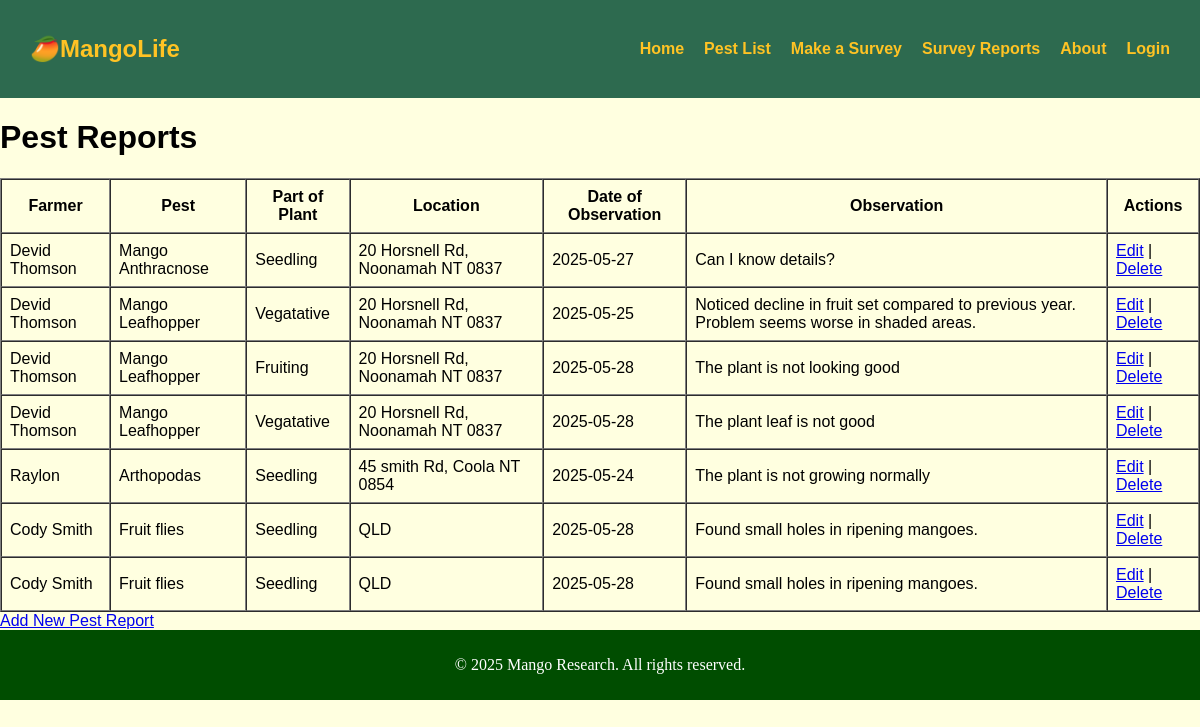
The page /survey_list/ on the database its author committed.
### mango_pests/models.py (models this page shows, shortened)
class PestReport(models.Model):
    farmer = models.ForeignKey(Farmer, on_delete=models.CASCADE, related_name='pest_reports', default=1)
    pest_name = models.CharField(max_length=100)
    date_of_observation = models.DateField(default=timezone.now)
    observation = models.TextField()
    severity_level = models.CharField(
        max_length=8,
        choices=[('Low','Low'), ('Medium','Medium'), ('High','High')],
        default='Low'
    )
    affected_stage = models.CharField(
        max_length=20,
        choices=[('Seedling','Seedling'), ('Vegetative','Vegetative'), ('Budding','Budding'),('Flowering','Flowering'), ('Fruiting','Fruiting'), ('Maturity','Maturity'), ('Harvest','Harvest')],default='Seedling')
    affected_plant_number = models.CharField(max_length=150, default='')
    symptoms = models.CharField(max_length=250, default='')
    image = models.ImageField(upload_to='pests/images/', blank=True, null=True)  # Make image optional
    submitted_at = models.DateTimeField(auto_now_add=True)

class Farmer(models.Model):
    full_name = models.CharField(max_length=100)
    email = models.EmailField()
    phone_number = models.CharField(max_length=20, default='')
    location = models.CharField(max_length=200)
    land_size = models.CharField(max_length=70, default='')

### mango_pests/views.py (the view)
# urls.py: path('survey_list/', PestReportListView.as_view(), name='pestreport_list'),
class PestReportListView(ListView):
    model = PestReport
    template_name = 'mango_pests/survey_list.html'
    context_object_name = 'pestreports'

### mango_pests/templates/mango_pests/survey_list.html
{% extends "mango_pests/base.html" %}
{% load static %}
{% block content %}
<h1>Pest Reports</h1>
<table border="1" cellpadding="8" cellspacing="0">
  <thead>
    <tr>
      <th>Farmer</th>
      <th>Pest</th>
      <th>Part of Plant</th>
      <th>Location</th>
      <th>Date of Observation</th>
      <th>Observation</th>
      <th>Actions</th>
    </tr>
  </thead>
  <tbody>
    {% for report in pestreports %}
      <tr>
        <td>{{ report.farmer.full_name }}</td>
        <td>{{ report.pest_name }}</td>
        <td>{{ report.affected_stage }}</td>
        <td>{{ report.farmer.location }}</td>
        <td>{{ report.date_of_observation|date:"Y-m-d" }}</td>
        <td>{{ report.observation|truncatewords:15 }}</td>
        <td>
          <a href="{% url 'pestreport_edit' report.pk %}">Edit</a> |
          <a href="{% url 'pestreport_delete' report.pk %}">Delete</a>
        </td>
      </tr>
    {% empty %}
      <tr>
        <td colspan="7">No pest reports found.</td>
      </tr>
    {% endfor %}
  </tbody>
</table>
<a href="{% url 'report_pest' %}">Add New Pest Report</a>
{% endblock %}

### mango_pests/static/css/styles.css (style rules this page uses)
html, body { height: 100%; margin: 0; font-family: 'Poppins', sans-serif; background-color: lightyellow; }

### rows shown on the page
PestReport: farmer.full_name "Devid Thomson", pest_name "Mango Anthracnose", affected_stage "Seedling", farmer.location "20 Horsnell Rd, Noonamah NT 0837", date_of_observation "2025-05-27", observation "Can I know details?"
PestReport: farmer.full_name "Devid Thomson", pest_name "Mango Leafhopper", affected_stage "Vegatative", farmer.location "20 Horsnell Rd, Noonamah NT 0837", date_of_observation "2025-05-25", observation "Noticed decline in fruit set compared to previous year. Problem seems worse in shaded areas."
PestReport: farmer.full_name "Devid Thomson", pest_name "Mango Leafhopper", affected_stage "Fruiting", farmer.location "20 Horsnell Rd, Noonamah NT 0837", date_of_observation "2025-05-28", observation "The plant is not looking good"
PestReport: farmer.full_name "Devid Thomson", pest_name "Mango Leafhopper", affected_stage "Vegatative", farmer.location "20 Horsnell Rd, Noonamah NT 0837", date_of_observation "2025-05-28", observation "The plant leaf is not good"
PestReport: farmer.full_name "Raylon", pest_name "Arthopodas", affected_stage "Seedling", farmer.location "45 smith Rd, Coola NT 0854", date_of_observation "2025-05-24", observation "The plant is not growing normally"
PestReport: farmer.full_name "Cody Smith", pest_name "Fruit flies", affected_stage "Seedling", farmer.location "QLD", date_of_observation "2025-05-28", observation "Found small holes in ripening mangoes."
PestReport: farmer.full_name "Cody Smith", pest_name "Fruit flies", affected_stage "Seedling", farmer.location "QLD", date_of_observation "2025-05-28", observation "Found small holes in ripening mangoes."
